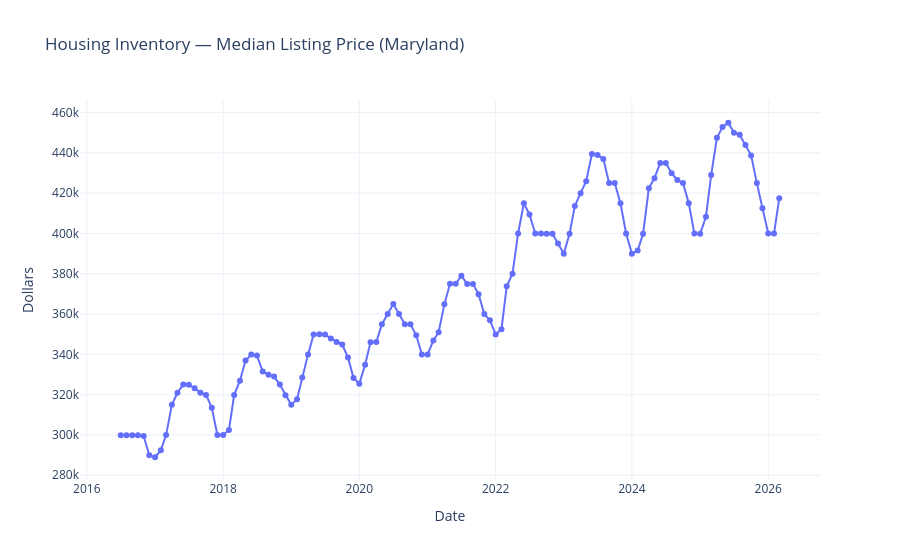

Notebook source saved alongside this figure:
### Code cell
title = FRED_SERIES_TITLES["median_listing_price"]
df_m = housing_df[housing_df["metric"] == title].sort_values("date")

fig = go.Figure()
fig.add_trace(go.Scatter(
    x=df_m["date"],
    y=df_m["value"],
    mode="lines+markers",
    name="Median Listing Price"
))

fig.update_layout(
    title="Housing Inventory — Median Listing Price (Maryland)",
    xaxis_title="Date",
    yaxis_title="Dollars",
    template="plotly_white"
)

fig.show()
